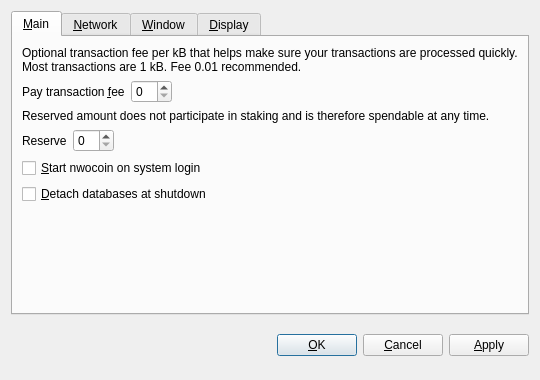
<?xml version="1.0" encoding="UTF-8"?>
<ui version="4.0">
 <class>OptionsDialog</class>
 <widget class="QDialog" name="OptionsDialog">
  <property name="geometry">
   <rect>
    <x>0</x>
    <y>0</y>
    <width>540</width>
    <height>380</height>
   </rect>
  </property>
  <property name="windowTitle">
   <string>Options</string>
  </property>
  <property name="modal">
   <bool>true</bool>
  </property>
  <layout class="QVBoxLayout" name="verticalLayout">
   <item>
    <widget class="QTabWidget" name="tabWidget">
     <property name="tabPosition">
      <enum>QTabWidget::North</enum>
     </property>
     <property name="currentIndex">
      <number>0</number>
     </property>
     <widget class="QWidget" name="tabMain">
      <attribute name="title">
       <string>&amp;Main</string>
      </attribute>
      <layout class="QVBoxLayout" name="verticalLayout_Main">
       <item>
        <widget class="QLabel" name="transactionFeeInfoLabel">
         <property name="text">
          <string>Optional transaction fee per kB that helps make sure your transactions are processed quickly. Most transactions are 1 kB. Fee 0.01 recommended.</string>
         </property>
         <property name="textFormat">
          <enum>Qt::PlainText</enum>
         </property>
         <property name="wordWrap">
          <bool>true</bool>
         </property>
        </widget>
       </item>
       <item>
        <layout class="QHBoxLayout" name="horizontalLayoutFee">
         <item>
          <widget class="QLabel" name="transactionFeeLabel">
           <property name="text">
            <string>Pay transaction &amp;fee</string>
           </property>
           <property name="textFormat">
            <enum>Qt::PlainText</enum>
           </property>
           <property name="buddy">
            <cstring>transactionFee</cstring>
           </property>
          </widget>
         </item>
         <item>
          <widget class="BitcoinAmountField" name="transactionFee"/>
         </item>
         <item>
          <spacer name="horizontalSpacerFee">
           <property name="orientation">
            <enum>Qt::Horizontal</enum>
           </property>
           <property name="sizeHint" stdset="0">
            <size>
             <width>40</width>
             <height>20</height>
            </size>
           </property>
          </spacer>
         </item>
        </layout>
       </item>
       <item>
        <widget class="QLabel" name="reserveBalanceInfoLabel">
         <property name="text">
          <string>Reserved amount does not participate in staking and is therefore spendable at any time.</string>
         </property>
         <property name="textFormat">
          <enum>Qt::PlainText</enum>
         </property>
         <property name="wordWrap">
          <bool>true</bool>
         </property>
        </widget>
       </item>
       <item>
        <layout class="QHBoxLayout" name="horizontalLayoutReserveBalance">
         <item>
          <widget class="QLabel" name="reserveBalanceLabel">
           <property name="text">
            <string>Reserve</string>
           </property>
           <property name="textFormat">
            <enum>Qt::PlainText</enum>
           </property>
           <property name="buddy">
            <cstring>reserveBalance</cstring>
           </property>
          </widget>
         </item>
         <item>
          <widget class="BitcoinAmountField" name="reserveBalance"/>
         </item>
         <item>
          <spacer name="horizontalSpacerReserveBalance">
           <property name="orientation">
            <enum>Qt::Horizontal</enum>
           </property>
           <property name="sizeHint" stdset="0">
            <size>
             <width>40</width>
             <height>20</height>
            </size>
           </property>
          </spacer>
         </item>
        </layout>
       </item>
       <item>
        <widget class="QCheckBox" name="bitcoinAtStartup">
         <property name="toolTip">
          <string>Automatically start nwocoin after logging in to the system.</string>
         </property>
         <property name="text">
          <string>&amp;Start nwocoin on system login</string>
         </property>
        </widget>
       </item>
       <item>
        <widget class="QCheckBox" name="detachDatabases">
         <property name="toolTip">
          <string>Detach block and address databases at shutdown. This means they can be moved to another data directory, but it slows down shutdown. The wallet is always detached.</string>
         </property>
         <property name="text">
          <string>&amp;Detach databases at shutdown</string>
         </property>
        </widget>
       </item>
       <item>
        <spacer name="verticalSpacer_Main">
         <property name="orientation">
          <enum>Qt::Vertical</enum>
         </property>
         <property name="sizeHint" stdset="0">
          <size>
           <width>20</width>
           <height>40</height>
          </size>
         </property>
        </spacer>
       </item>
      </layout>
     </widget>
     <widget class="QWidget" name="tabNetwork">
      <attribute name="title">
       <string>&amp;Network</string>
      </attribute>
      <layout class="QVBoxLayout" name="verticalLayout_Network">
       <item>
        <widget class="QCheckBox" name="mapPortUpnp">
         <property name="toolTip">
          <string>Automatically open the nwocoin client port on the router. This only works when your router supports UPnP and it is enabled.</string>
         </property>
         <property name="text">
          <string>Map port using &amp;UPnP</string>
         </property>
        </widget>
       </item>
       <item>
        <widget class="QCheckBox" name="connectSocks">
         <property name="toolTip">
          <string>Connect to the nwocoin network through a SOCKS proxy (e.g. when connecting through Tor).</string>
         </property>
         <property name="text">
          <string>&amp;Connect through SOCKS proxy:</string>
         </property>
        </widget>
       </item>
       <item>
        <layout class="QHBoxLayout" name="horizontalLayout_Network">
         <item>
          <widget class="QLabel" name="proxyIpLabel">
           <property name="text">
            <string>Proxy &amp;IP:</string>
           </property>
           <property name="textFormat">
            <enum>Qt::PlainText</enum>
           </property>
           <property name="buddy">
            <cstring>proxyIp</cstring>
           </property>
          </widget>
         </item>
         <item>
          <widget class="QValidatedLineEdit" name="proxyIp">
           <property name="maximumSize">
            <size>
             <width>140</width>
             <height>16777215</height>
            </size>
           </property>
           <property name="toolTip">
            <string>IP address of the proxy (e.g. 127.0.0.1)</string>
           </property>
          </widget>
         </item>
         <item>
          <widget class="QLabel" name="proxyPortLabel">
           <property name="text">
            <string>&amp;Port:</string>
           </property>
           <property name="textFormat">
            <enum>Qt::PlainText</enum>
           </property>
           <property name="buddy">
            <cstring>proxyPort</cstring>
           </property>
          </widget>
         </item>
         <item>
          <widget class="QLineEdit" name="proxyPort">
           <property name="maximumSize">
            <size>
             <width>55</width>
             <height>16777215</height>
            </size>
           </property>
           <property name="toolTip">
            <string>Port of the proxy (e.g. 9050)</string>
           </property>
          </widget>
         </item>
         <item>
          <widget class="QLabel" name="socksVersionLabel">
           <property name="text">
            <string>SOCKS &amp;Version:</string>
           </property>
           <property name="textFormat">
            <enum>Qt::PlainText</enum>
           </property>
           <property name="buddy">
            <cstring>socksVersion</cstring>
           </property>
          </widget>
         </item>
         <item>
          <widget class="QValueComboBox" name="socksVersion">
           <property name="toolTip">
            <string>SOCKS version of the proxy (e.g. 5)</string>
           </property>
          </widget>
         </item>
         <item>
          <spacer name="horizontalSpacer_Network">
           <property name="orientation">
            <enum>Qt::Horizontal</enum>
           </property>
           <property name="sizeHint" stdset="0">
            <size>
             <width>40</width>
             <height>20</height>
            </size>
           </property>
          </spacer>
         </item>
        </layout>
       </item>
       <item>
        <spacer name="verticalSpacer_Network">
         <property name="orientation">
          <enum>Qt::Vertical</enum>
         </property>
         <property name="sizeHint" stdset="0">
          <size>
           <width>20</width>
           <height>40</height>
          </size>
         </property>
        </spacer>
       </item>
      </layout>
     </widget>
     <widget class="QWidget" name="tabWindow">
      <attribute name="title">
       <string>&amp;Window</string>
      </attribute>
      <layout class="QVBoxLayout" name="verticalLayout_Window">
       <item>
        <widget class="QCheckBox" name="minimizeToTray">
         <property name="toolTip">
          <string>Show only a tray icon after minimizing the window.</string>
         </property>
         <property name="text">
          <string>&amp;Minimize to the tray instead of the taskbar</string>
         </property>
        </widget>
       </item>
       <item>
        <widget class="QCheckBox" name="minimizeOnClose">
         <property name="toolTip">
          <string>Minimize instead of exit the application when the window is closed. When this option is enabled, the application will be closed only after selecting Quit in the menu.</string>
         </property>
         <property name="text">
          <string>M&amp;inimize on close</string>
         </property>
        </widget>
       </item>
       <item>
        <spacer name="verticalSpacer_Window">
         <property name="orientation">
          <enum>Qt::Vertical</enum>
         </property>
         <property name="sizeHint" stdset="0">
          <size>
           <width>20</width>
           <height>40</height>
          </size>
         </property>
        </spacer>
       </item>
      </layout>
     </widget>
     <widget class="QWidget" name="tabDisplay">
      <attribute name="title">
       <string>&amp;Display</string>
      </attribute>
      <layout class="QVBoxLayout" name="verticalLayout_Display">
       <item>
        <layout class="QHBoxLayout" name="horizontalLayout_1_Display">
         <item>
          <widget class="QLabel" name="langLabel">
           <property name="text">
            <string>User Interface &amp;language:</string>
           </property>
           <property name="textFormat">
            <enum>Qt::PlainText</enum>
           </property>
           <property name="buddy">
            <cstring>lang</cstring>
           </property>
          </widget>
         </item>
         <item>
          <widget class="QValueComboBox" name="lang">
           <property name="toolTip">
            <string>The user interface language can be set here. This setting will take effect after restarting nwocoin.</string>
           </property>
          </widget>
         </item>
        </layout>
       </item>
       <item>
        <layout class="QHBoxLayout" name="horizontalLayout_2_Display">
         <item>
          <widget class="QLabel" name="unitLabel">
           <property name="text">
            <string>&amp;Unit to show amounts in:</string>
           </property>
           <property name="textFormat">
            <enum>Qt::PlainText</enum>
           </property>
           <property name="buddy">
            <cstring>unit</cstring>
           </property>
          </widget>
         </item>
         <item>
          <widget class="QValueComboBox" name="unit">
           <property name="toolTip">
            <string>Choose the default subdivision unit to show in the interface and when sending coins.</string>
           </property>
          </widget>
         </item>
        </layout>
       </item>
       <item>
        <widget class="QCheckBox" name="displayAddresses">
         <property name="toolTip">
          <string>Whether to show nwocoin addresses in the transaction list or not.</string>
         </property>
         <property name="text">
          <string>&amp;Display addresses in transaction list</string>
         </property>
        </widget>
       </item>
       <item>
        <widget class="QCheckBox" name="coinControlFeatures">
         <property name="toolTip">
          <string>Whether to show coin control features or not.</string>
         </property>
         <property name="text">
          <string>Display coin &amp;control features (experts only!)</string>
         </property>
        </widget>
       </item>
       <item>
        <spacer name="verticalSpacer_Display">
         <property name="orientation">
          <enum>Qt::Vertical</enum>
         </property>
         <property name="sizeHint" stdset="0">
          <size>
           <width>20</width>
           <height>40</height>
          </size>
         </property>
        </spacer>
       </item>
      </layout>
     </widget>
    </widget>
   </item>
   <item>
    <layout class="QHBoxLayout" name="horizontalLayout_Buttons">
     <item>
      <spacer name="horizontalSpacer_1">
       <property name="orientation">
        <enum>Qt::Horizontal</enum>
       </property>
       <property name="sizeHint" stdset="0">
        <size>
         <width>40</width>
         <height>48</height>
        </size>
       </property>
      </spacer>
     </item>
     <item>
      <widget class="QLabel" name="statusLabel">
       <property name="font">
        <font>
         <weight>75</weight>
         <bold>true</bold>
        </font>
       </property>
       <property name="text">
        <string/>
       </property>
       <property name="textFormat">
        <enum>Qt::PlainText</enum>
       </property>
       <property name="wordWrap">
        <bool>true</bool>
       </property>
      </widget>
     </item>
     <item>
      <spacer name="horizontalSpacer_2">
       <property name="orientation">
        <enum>Qt::Horizontal</enum>
       </property>
       <property name="sizeHint" stdset="0">
        <size>
         <width>40</width>
         <height>48</height>
        </size>
       </property>
      </spacer>
     </item>
     <item>
      <widget class="QPushButton" name="okButton">
       <property name="text">
        <string>&amp;OK</string>
       </property>
      </widget>
     </item>
     <item>
      <widget class="QPushButton" name="cancelButton">
       <property name="text">
        <string>&amp;Cancel</string>
       </property>
       <property name="autoDefault">
        <bool>false</bool>
       </property>
      </widget>
     </item>
     <item>
      <widget class="QPushButton" name="applyButton">
       <property name="text">
        <string>&amp;Apply</string>
       </property>
       <property name="autoDefault">
        <bool>false</bool>
       </property>
      </widget>
     </item>
    </layout>
   </item>
  </layout>
 </widget>
 <customwidgets>
  <customwidget>
   <class>BitcoinAmountField</class>
   <extends>QSpinBox</extends>
   <header>bitcoinamountfield.h</header>
  </customwidget>
  <customwidget>
   <class>QValueComboBox</class>
   <extends>QComboBox</extends>
   <header>qvaluecombobox.h</header>
  </customwidget>
  <customwidget>
   <class>QValidatedLineEdit</class>
   <extends>QLineEdit</extends>
   <header>qvalidatedlineedit.h</header>
  </customwidget>
 </customwidgets>
 <resources/>
 <connections/>
</ui>
